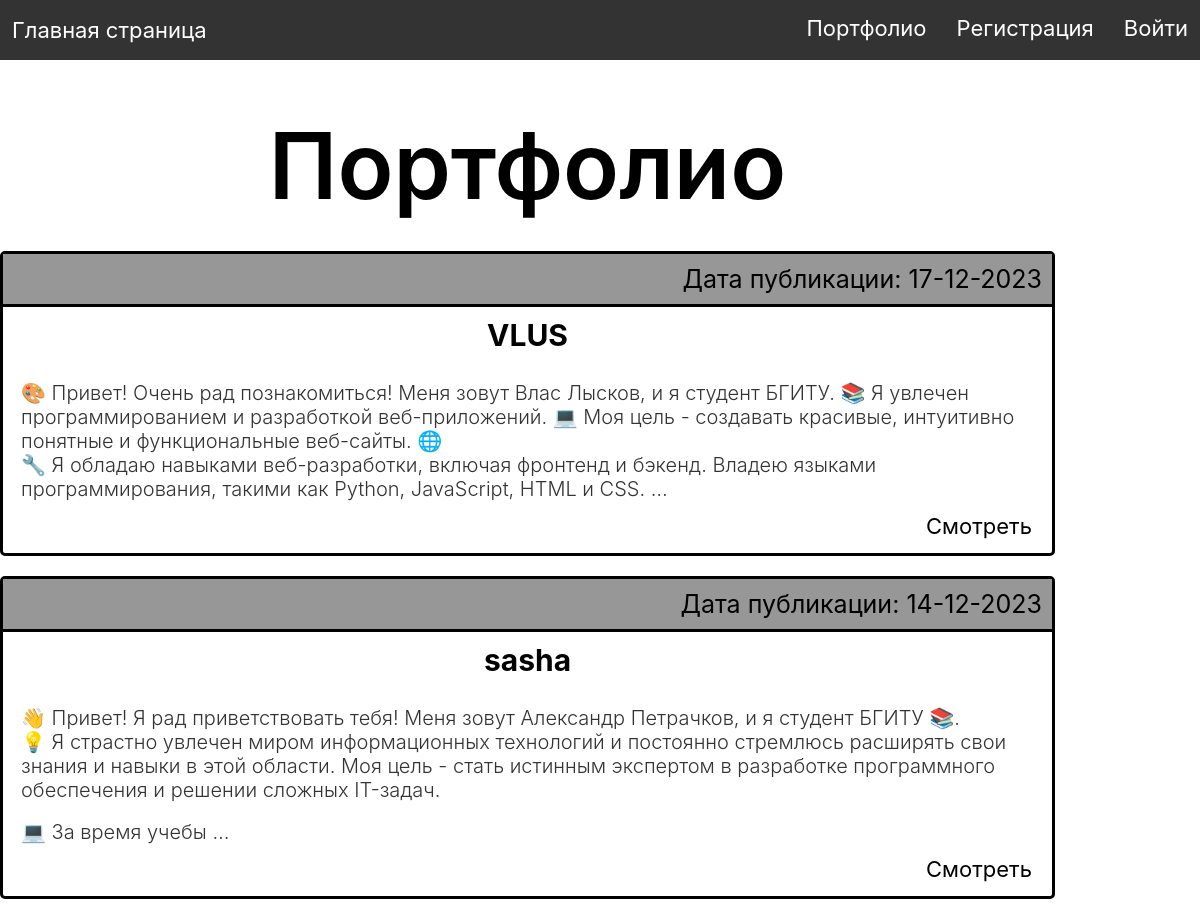
/portfolio/ (upper part), run on an earlier commit of the app's database.
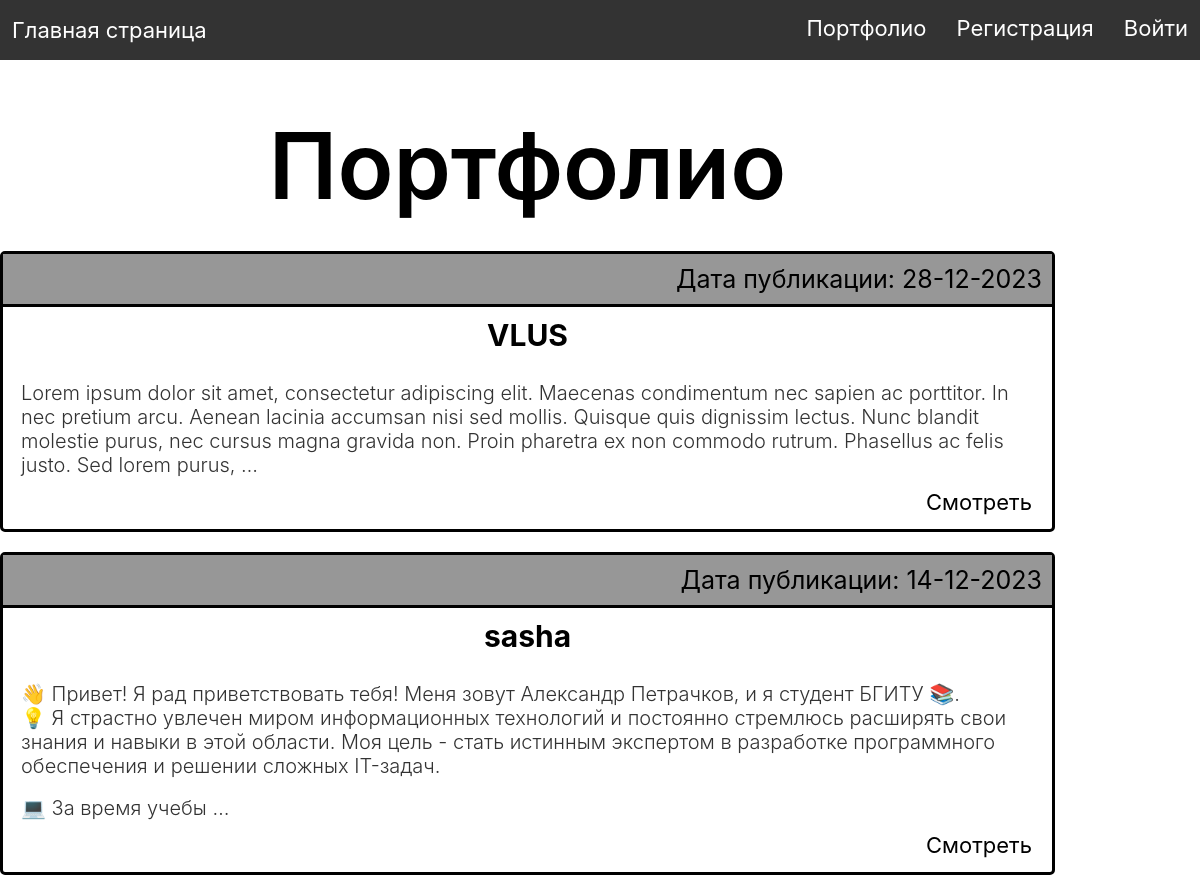
And on a later commit of the database.
### people/models.py (models this page shows, shortened)
class Portfolio(models.Model):
    user = models.OneToOneField(User, on_delete=models.CASCADE)
    slug = models.SlugField(max_length=255, unique=True, db_index=True, verbose_name="URL")
    creation_date = models.DateField(auto_now_add=True)
    update_date = models.DateField(auto_now=True)
    description = models.TextField(max_length=1765, verbose_name="Описание")
    skills = models.CharField(max_length=255, verbose_name="Навыки")
    def get_absolute_url(self):
        return reverse('portfolio_slug', kwargs={'portfolio_slug': self.slug})
    class Meta:
        verbose_name = 'Портфолио'
        verbose_name_plural = 'Портфолио'
        ordering = ['-creation_date', 'user']

### people/views.py (the view)
# urls.py: path('portfolio/', portfolio, name='portfolio'),
def portfolio(request):
    posts = Portfolio.objects.all()
    data = {
        'menu': menu,
        'title': 'Портфолио',
        'posts': posts
    }
    return render(request, 'people/portfolio.html', context=data)

### people/templates/people/portfolio.html (shortened to what this page needs)
{% extends 'people/base.html' %}
{% block content_css %}
{% load static %}
<link rel="stylesheet" type="text/css" href=" {% static 'people/css/portfolio.css' %}">
{% endblock %}
{% block content %}
     <div class="portfolio-container">
        <h1>{{title}}</h1>
        <ul class="list-articles">
        {% for p in posts %}
            <div class="frame">
            <li>
                <div class="article-panel">
                    <p class="last">Дата публикации: {{p.creation_date|date:"d-m-Y"}}</p>
                </div>
                    <h2>{{p.user}}</h2>
            <div class="text-description">
                {% autoescape on %}
                {{p.description|linebreaks|truncatewords:50}}
                {% endautoescape %}
            </div>
                <div class="clear">
                    <a class="look" href="{{ p.get_absolute_url }}">Смотреть</a>
                </div>
                </li>
            </div>
            <br>
        {% endfor %}
        </ul>
     </div>
{% endblock %}

What changed in the data, as far as the page shows it:
changed Portfolio "VLUS": creation_date "17-12-2023" → "28-12-2023"; description "🎨 Привет! Очень рад познакомиться! Меня зовут Влас Лысков, и я студент БГИТУ. 📚 Я увлечен программированием и разработкой веб-приложений. 💻 Моя цель - создавать красивые, интуитивно понятные и функциональные веб-сайты. 🌐 🔧 Я обладаю навыками веб-разработки, включая фронтенд и бэкенд. Владею языками программирования, такими как Python, JavaScript, HTML и CSS. …" → "Lorem ipsum dolor sit amet, consectetur adipiscing elit. Maecenas condimentum nec sapien ac porttitor. In nec pretium arcu. Aenean lacinia accumsan nisi sed mollis. Quisque quis dignissim lectus. Nunc blandit molestie purus, nec cursus magna gravida non. Proin pharetra ex non commodo rutrum. Phasellus ac felis justo. Sed lorem purus, …"
